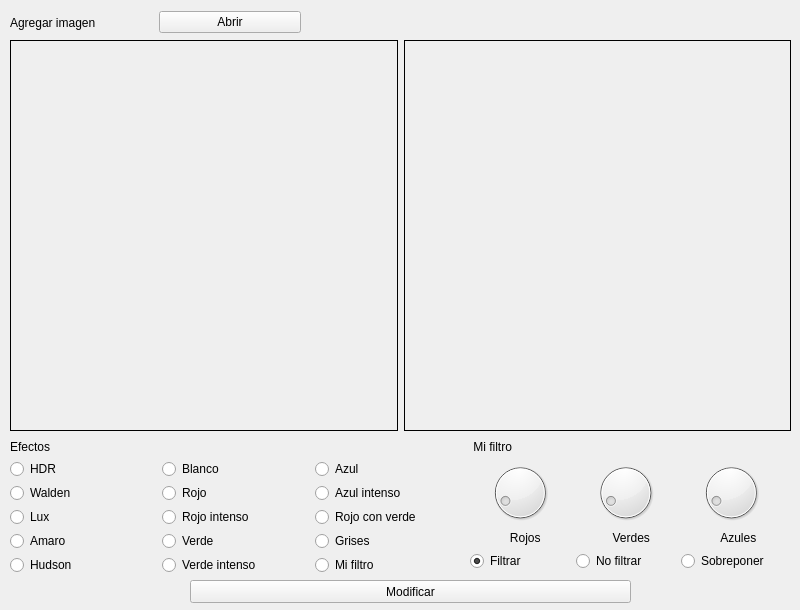
<?xml version="1.0" encoding="UTF-8"?>
<ui version="4.0">
 <class>Widget</class>
 <widget class="QWidget" name="Widget">
  <property name="geometry">
   <rect>
    <x>0</x>
    <y>0</y>
    <width>800</width>
    <height>610</height>
   </rect>
  </property>
  <property name="windowTitle">
   <string>Widget</string>
  </property>
  <widget class="QPushButton" name="pushButModificar">
   <property name="geometry">
    <rect>
     <x>190</x>
     <y>580</y>
     <width>441</width>
     <height>23</height>
    </rect>
   </property>
   <property name="text">
    <string>Modificar</string>
   </property>
  </widget>
  <widget class="QWidget" name="">
   <property name="geometry">
    <rect>
     <x>470</x>
     <y>440</y>
     <width>311</width>
     <height>131</height>
    </rect>
   </property>
   <layout class="QVBoxLayout" name="verticalLayout_5">
    <item>
     <widget class="QLabel" name="label_6">
      <property name="text">
       <string> Mi filtro</string>
      </property>
     </widget>
    </item>
    <item>
     <layout class="QVBoxLayout" name="verticalLayout_3">
      <item>
       <layout class="QVBoxLayout" name="verticalLayout_7">
        <item>
         <layout class="QHBoxLayout" name="horizontalLayout_4">
          <item>
           <widget class="QDial" name="dialR">
            <property name="maximum">
             <number>200</number>
            </property>
            <property name="value">
             <number>20</number>
            </property>
           </widget>
          </item>
          <item>
           <widget class="QDial" name="dialG">
            <property name="maximum">
             <number>200</number>
            </property>
            <property name="value">
             <number>20</number>
            </property>
           </widget>
          </item>
          <item>
           <widget class="QDial" name="dialB">
            <property name="maximum">
             <number>200</number>
            </property>
            <property name="value">
             <number>20</number>
            </property>
           </widget>
          </item>
         </layout>
        </item>
        <item>
         <layout class="QHBoxLayout" name="horizontalLayout_6">
          <item>
           <widget class="QLabel" name="label_3">
            <property name="text">
             <string>            Rojos</string>
            </property>
           </widget>
          </item>
          <item>
           <widget class="QLabel" name="label_4">
            <property name="text">
             <string>           Verdes</string>
            </property>
           </widget>
          </item>
          <item>
           <widget class="QLabel" name="label_5">
            <property name="text">
             <string>            Azules</string>
            </property>
           </widget>
          </item>
         </layout>
        </item>
       </layout>
      </item>
     </layout>
    </item>
    <item>
     <layout class="QVBoxLayout" name="verticalLayout_4">
      <item>
       <layout class="QHBoxLayout" name="horizontalLayout_5">
        <item>
         <widget class="QRadioButton" name="radioButFiltrar">
          <property name="text">
           <string>Filtrar</string>
          </property>
          <property name="checked">
           <bool>true</bool>
          </property>
         </widget>
        </item>
        <item>
         <widget class="QRadioButton" name="radioButNoFiltrar">
          <property name="text">
           <string>No filtrar</string>
          </property>
         </widget>
        </item>
        <item>
         <widget class="QRadioButton" name="radioButSobrePoner">
          <property name="text">
           <string>Sobreponer</string>
          </property>
         </widget>
        </item>
       </layout>
      </item>
     </layout>
    </item>
   </layout>
  </widget>
  <widget class="QWidget" name="">
   <property name="geometry">
    <rect>
     <x>10</x>
     <y>10</y>
     <width>291</width>
     <height>25</height>
    </rect>
   </property>
   <layout class="QHBoxLayout" name="horizontalLayout">
    <item>
     <widget class="QLabel" name="label">
      <property name="text">
       <string>Agregar imagen</string>
      </property>
     </widget>
    </item>
    <item>
     <widget class="QPushButton" name="pushButAbrirImagen">
      <property name="text">
       <string>Abrir</string>
      </property>
     </widget>
    </item>
   </layout>
  </widget>
  <widget class="QWidget" name="">
   <property name="geometry">
    <rect>
     <x>10</x>
     <y>40</y>
     <width>781</width>
     <height>391</height>
    </rect>
   </property>
   <layout class="QHBoxLayout" name="horizontalLayout_2">
    <item>
     <widget class="QLabel" name="imagen">
      <property name="frameShape">
       <enum>QFrame::Box</enum>
      </property>
      <property name="text">
       <string/>
      </property>
     </widget>
    </item>
    <item>
     <widget class="QLabel" name="imagenModificada">
      <property name="frameShape">
       <enum>QFrame::Box</enum>
      </property>
      <property name="text">
       <string/>
      </property>
     </widget>
    </item>
   </layout>
  </widget>
  <widget class="QWidget" name="">
   <property name="geometry">
    <rect>
     <x>10</x>
     <y>440</y>
     <width>451</width>
     <height>134</height>
    </rect>
   </property>
   <layout class="QVBoxLayout" name="verticalLayout_2">
    <item>
     <widget class="QLabel" name="label_2">
      <property name="text">
       <string>Efectos</string>
      </property>
     </widget>
    </item>
    <item>
     <layout class="QHBoxLayout" name="horizontalLayout_3">
      <item>
       <layout class="QVBoxLayout" name="Filtros">
        <item>
         <widget class="QRadioButton" name="radioButAnd">
          <property name="text">
           <string>HDR</string>
          </property>
          <property name="checkable">
           <bool>true</bool>
          </property>
          <property name="checked">
           <bool>false</bool>
          </property>
         </widget>
        </item>
        <item>
         <widget class="QRadioButton" name="radioButWalden">
          <property name="text">
           <string>Walden</string>
          </property>
         </widget>
        </item>
        <item>
         <widget class="QRadioButton" name="radioButLux">
          <property name="text">
           <string>Lux</string>
          </property>
         </widget>
        </item>
        <item>
         <widget class="QRadioButton" name="radioButAmaro">
          <property name="text">
           <string>Amaro</string>
          </property>
         </widget>
        </item>
        <item>
         <widget class="QRadioButton" name="radioButHudson">
          <property name="text">
           <string>Hudson</string>
          </property>
         </widget>
        </item>
       </layout>
      </item>
      <item>
       <layout class="QVBoxLayout" name="verticalLayout">
        <item>
         <widget class="QRadioButton" name="radioButOr">
          <property name="text">
           <string>Blanco</string>
          </property>
         </widget>
        </item>
        <item>
         <widget class="QRadioButton" name="radioButRojos">
          <property name="text">
           <string>Rojo</string>
          </property>
         </widget>
        </item>
        <item>
         <widget class="QRadioButton" name="radioButRojointenso">
          <property name="text">
           <string>Rojo intenso</string>
          </property>
         </widget>
        </item>
        <item>
         <widget class="QRadioButton" name="radioButVerdes">
          <property name="text">
           <string>Verde</string>
          </property>
         </widget>
        </item>
        <item>
         <widget class="QRadioButton" name="radioButVerdeIntenso">
          <property name="text">
           <string>Verde intenso</string>
          </property>
         </widget>
        </item>
       </layout>
      </item>
      <item>
       <layout class="QVBoxLayout" name="verticalLayout_6">
        <item>
         <widget class="QRadioButton" name="radioButXor">
          <property name="text">
           <string>Azul</string>
          </property>
         </widget>
        </item>
        <item>
         <widget class="QRadioButton" name="radioButAzulintenso">
          <property name="text">
           <string>Azul intenso</string>
          </property>
         </widget>
        </item>
        <item>
         <widget class="QRadioButton" name="radioButRyV">
          <property name="text">
           <string>Rojo con verde</string>
          </property>
         </widget>
        </item>
        <item>
         <widget class="QRadioButton" name="radioButGris">
          <property name="text">
           <string>Grises</string>
          </property>
         </widget>
        </item>
        <item>
         <widget class="QRadioButton" name="radioButMiFiltro">
          <property name="text">
           <string>Mi filtro</string>
          </property>
         </widget>
        </item>
       </layout>
      </item>
     </layout>
    </item>
   </layout>
  </widget>
 </widget>
 <resources/>
 <connections/>
</ui>
